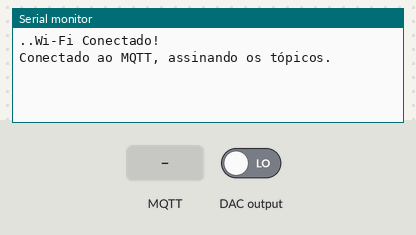
Bench run of a sketch on a simulated ESP32. Parts: the last lines printed to the serial monitor. The test bench sets the inputs (shaded band); at power-on: DAC output LOW. WiFi joins after 1.5 s; servers stay silent unless stated; EEPROM starts erased; no MQTT or app messages arrive unless stated.

Above: at 3.2 s.
3.3 s: DAC output driven HIGH
At 4.5 s:
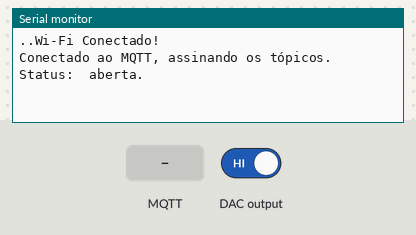
4.8 s: MQTT message "OPEN" arrives on the second subscribed topic
At 6.5 s:
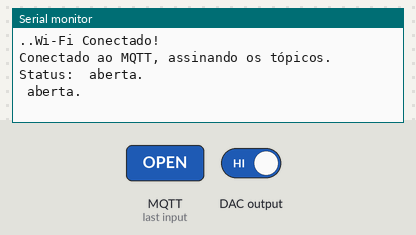
7.8 s: DAC output driven LOW
At 7.98 s:
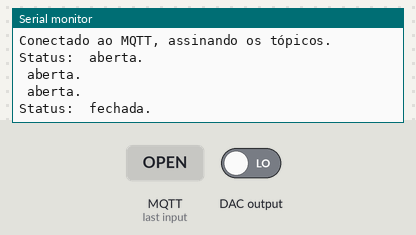

The sketch:

auto_config.ino
```cpp
#include <WiFi.h>
#include <WebServer.h>
#include <PubSubClient.h>
#include <EEPROM.h>

WebServer server(80);

String wifiSSID = "";
String wifiPassword = "";
String deviceName = "";
String mqttServer = "192.168.1.3";

struct Porta {
  String nome;
  int pinoSensor;
  int pinoPorta;
  volatile bool status;
};

Porta portas[4];

WiFiClient espClient;
PubSubClient client(espClient);

// Função para salvar as configurações na EEPROM
void saveConfig() {
  EEPROM.begin(512);

  // Salva SSID
  for (int i = 0; i < wifiSSID.length(); i++) {
    EEPROM.write(i, wifiSSID[i]);
  }
  EEPROM.write(wifiSSID.length(), '\0'); // Fim da string SSID

  // Salva senha Wi-Fi
  for (int i = 0; i < wifiPassword.length(); i++) {
    EEPROM.write(32 + i, wifiPassword[i]);
  }
  EEPROM.write(32 + wifiPassword.length(), '\0'); // Fim da string senha

  // Salva nome do dispositivo
  for (int i = 0; i < deviceName.length(); i++) {
    EEPROM.write(64 + i, deviceName[i]);
  }
  EEPROM.write(64 + deviceName.length(), '\0'); // Fim da string deviceName

  // Salva informações das portas
  int addr = 96;
  for (int i = 0; i < 4; i++) {
    EEPROM.write(addr++, portas[i].pinoSensor);
    EEPROM.write(addr++, portas[i].pinoPorta);
    for (int j = 0; j < portas[i].nome.length(); j++) {
      EEPROM.write(addr++, portas[i].nome[j]);
    }
    EEPROM.write(addr++, '\0'); // Fim da string nome da porta
  }

  EEPROM.commit();
}

// Função para carregar as configurações da EEPROM
void loadConfig() {
  EEPROM.begin(512);

  // Carrega SSID
  wifiSSID = "";
  int i = 0;
  char c = EEPROM.read(i++);
  while (c != '\0' && i < 32) {
    wifiSSID += c;
    c = EEPROM.read(i++);
  }

  // Carrega senha Wi-Fi
  wifiPassword = "";
  i = 32;
  c = EEPROM.read(i++);
  while (c != '\0' && i < 64) {
    wifiPassword += c;
    c = EEPROM.read(i++);
  }

  // Carrega nome do dispositivo
  deviceName = "";
  i = 64;
  c = EEPROM.read(i++);
  while (c != '\0' && i < 96) {
    deviceName += c;
    c = EEPROM.read(i++);
  }

  // Carrega informações das portas
  i = 96;
  for (int j = 0; j < 4; j++) {
    portas[j].pinoSensor = EEPROM.read(i++);
    portas[j].pinoPorta = EEPROM.read(i++);
    portas[j].nome = "";
    c = EEPROM.read(i++);
    while (c != '\0' && i < 512) {
      portas[j].nome += c;
      c = EEPROM.read(i++);
    }
  }
}

// Função de interrupção para cada porta
void IRAM_ATTR sensorInterrupt(int index) {
  portas[index].status = !portas[index].status;
  if (portas[index].status) {
    client.publish("porta/" + portas[index].nome + "/status", "ABERTA");
    Serial.println("Status: " + portas[index].nome + " aberta.");
  } else {
    client.publish("porta/" + portas[index].nome + "/status", "FECHADA");
    Serial.println("Status: " + portas[index].nome + " fechada.");
  }
}

// Função callback para MQTT
void callback(char* topic, byte* payload, unsigned int length) {
  String message = "";
  for (int i = 0; i < length; i++) {
    message += (char)payload[i];
  }

  for (int i = 0; i < 4; i++) {
    if (String(topic) == "porta/" + portas[i].nome + "/comando") {
      if (message == "OPEN") {
        digitalWrite(portas[i].pinoPorta, HIGH);
        delay(1000);
        digitalWrite(portas[i].pinoPorta, LOW);
        Serial.println(portas[i].nome + " aberta.");
      }
    }
  }
}

// Função para reconectar ao MQTT
void reconnect() {
  while (!client.connected()) {
    if (client.connect(deviceName.c_str())) {
      Serial.println("Conectado ao MQTT, assinando os tópicos.");
      for (int i = 0; i < 4; i++) {
        client.subscribe("porta/" + portas[i].nome + "/comando");
      }
    } else {
      Serial.print("Falha na conexão MQTT, tentando novamente em 5 segundos.");
      delay(5000);
    }
  }
}

// Função para o servidor Web de configuração
void handleRoot() {
  String html = "<html><body>";
  html += "<h1>Configuração do Dispositivo</h1>";
  html += "<form action='/config' method='POST'>";
  html += "Nome da Rede Wi-Fi: <input type='text' name='ssid'><br>";
  html += "Senha Wi-Fi: <input type='password' name='password'><br>";
  html += "Nome/ID do dispositivo: <input type='text' name='device_name'><br><br>";

  for (int i = 0; i < 4; i++) {
    html += "Porta " + String(i + 1) + " Nome: <input type='text' name='porta_nome_" + String(i) + "'><br>";
    html += "Porta " + String(i + 1) + " Pino Sensor: <input type='number' name='porta_sensor_" + String(i) + "'><br>";
    html += "Porta " + String(i + 1) + " Pino Controle: <input type='number' name='porta_porta_" + String(i) + "'><br><br>";
  }

  html += "<input type='submit' value='Enviar'>";
  html += "</form></body></html>";
  server.send(200, "text/html", html);
}

// Função para processar os dados do formulário
void handleConfig() {
  wifiSSID = server.arg("ssid");
  wifiPassword = server.arg("password");
  deviceName = server.arg("device_name");

  for (int i = 0; i < 4; i++) {
    portas[i].nome = server.arg("porta_nome_" + String(i));
    portas[i].pinoSensor = server.arg("porta_sensor_" + String(i)).toInt();
    portas[i].pinoPorta = server.arg("porta_porta_" + String(i)).toInt();
  }

  saveConfig();  // Salva as configurações na EEPROM

  server.send(200, "text/html", "<html><body><h1>Configuração Concluída!</h1></body></html>");
}

void setup() {
  Serial.begin(115200);

  // Carregar configurações da EEPROM
  loadConfig();

  // Se as configurações não foram carregadas corretamente, entra no modo de configuração
  if (wifiSSID == "" || wifiPassword == "" || deviceName == "") {
    WiFi.softAP("ESP32-Config", "12345678");
    server.on("/", HTTP_GET, handleRoot);
    server.on("/config", HTTP_POST, handleConfig);
    server.begin();
    Serial.println("Servidor Web Iniciado. Acesse o ESP32 e configure.");
    while (true) {
      server.handleClient();  // Aguarda a configuração via web
    }
  } else {
    // Conectar ao Wi-Fi
    WiFi.begin(wifiSSID.c_str(), wifiPassword.c_str());
    while (WiFi.status() != WL_CONNECTED) {
      delay(1000);
      Serial.print(".");
    }
    Serial.println("Wi-Fi Conectado!");

    // Inicializa o cliente MQTT
    client.setServer(mqttServer.c_str(), 1883);
    client.setCallback(callback);

    for (int i = 0; i < 4; i++) {
      pinMode(portas[i].pinoPorta, OUTPUT);
      pinMode(portas[i].pinoSensor, INPUT_PULLUP);
      attachInterrupt(digitalPinToInterrupt(portas[i].pinoSensor), [i]() { sensorInterrupt(i); }, CHANGE);
      client.publish("porta/" + portas[i].nome + "/status", "FECHADA");
    }
  }
}

void loop() {
  if (!client.connected()) {
    reconnect();
  }
  client.loop();
  delay(1000);
}
```

Measured:
- after the input at 3.3 s, the serial monitor: prints a new line at once (image 1)
- after the input at 4.8 s, the serial monitor: prints a new line after 1.3 s (image 2)
- after the input at 7.8 s, the serial monitor: prints a new line at once (image 3)
